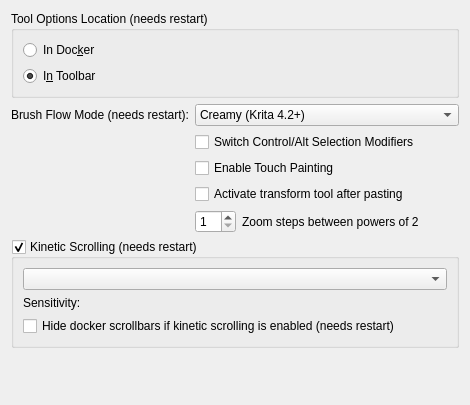
     <widget class="QWidget" name="Tools">
      <attribute name="title">
       <string>Tools</string>
      </attribute>
      <layout class="QFormLayout" name="formLayout_12">
       <item row="0" column="0" colspan="2">
        <widget class="QGroupBox" name="groupBox_4">
         <property name="title">
          <string>Tool Options Location (needs restart)</string>
         </property>
         <layout class="QVBoxLayout" name="verticalLayout_3">
          <item>
           <widget class="QRadioButton" name="m_radioToolOptionsInDocker">
            <property name="text">
             <string>In Doc&amp;ker</string>
            </property>
           </widget>
          </item>
          <item>
           <widget class="QRadioButton" name="m_radioToolOptionsInToolbar">
            <property name="text">
             <string>I&amp;n Toolbar</string>
            </property>
            <property name="checked">
             <bool>true</bool>
            </property>
           </widget>
          </item>
         </layout>
        </widget>
       </item>
       <item row="1" column="0">
        <widget class="QLabel" name="lblFlowMode">
         <property name="text">
          <string>Brush Flow Mode (needs restart):</string>
         </property>
        </widget>
       </item>
       <item row="1" column="1">
        <widget class="QComboBox" name="cmbFlowMode">
         <item>
          <property name="text">
           <string>Creamy (Krita 4.2+)</string>
          </property>
         </item>
         <item>
          <property name="text">
           <string>Hard (Krita 4.1 and earlier versions)</string>
          </property>
         </item>
        </widget>
       </item>
       <item row="2" column="1">
        <widget class="QCheckBox" name="m_chkSwitchSelectionCtrlAlt">
         <property name="text">
          <string>Switch Control/Alt Selection Modifiers</string>
         </property>
        </widget>
       </item>
       <item row="3" column="1">
        <widget class="QCheckBox" name="chkEnableTouch">
         <property name="text">
          <string>Enable Touch Painting</string>
         </property>
        </widget>
       </item>
       <item row="4" column="1">
        <widget class="QCheckBox" name="chkEnableTransformToolAfterPaste">
         <property name="text">
          <string>Activate transform tool after pasting</string>
         </property>
        </widget>
       </item>
       <item row="5" column="1">
        <layout class="QHBoxLayout" name="layoutZoom">
         <item>
          <widget class="QSpinBox" name="spnZoomSteps">
           <property name="minimum">
            <number>1</number>
           </property>
           <property name="maximum">
            <number>32</number>
           </property>
          </widget>
         </item>
         <item>
          <widget class="QLabel" name="lblZoomSteps">
           <property name="text">
            <string>Zoom steps between powers of 2</string>
           </property>
          </widget>
         </item>
         <item>
          <spacer name="spacerZoom">
           <property name="orientation">
            <enum>Qt::Horizontal</enum>
           </property>
           <property name="sizeHint" stdset="0">
            <size>
             <width>40</width>
             <height>20</height>
            </size>
           </property>
          </spacer>
         </item>
        </layout>
       </item>
       <item row="6" column="0" colspan="2">
        <widget class="QGroupBox" name="m_groupBoxKineticScrollingSettings">
         <property name="title">
          <string>Kinetic Scrolling (needs restart)</string>
         </property>
         <property name="checkable">
          <bool>true</bool>
         </property>
         <property name="checked">
          <bool>true</bool>
         </property>
         <layout class="QFormLayout" name="formLayout_10">
          <item row="0" column="0" colspan="2">
           <widget class="QComboBox" name="m_cmbKineticScrollingGesture"/>
          </item>
          <item row="1" column="0">
           <widget class="QLabel" name="labelKineticScrollingSensitivity">
            <property name="text">
             <string>Sensitivity:</string>
            </property>
           </widget>
          </item>
          <item row="1" column="1">
           <widget class="KisSliderSpinBox" name="m_kineticScrollingSensitivitySlider" native="true"/>
          </item>
          <item row="2" column="0" colspan="2">
           <widget class="QCheckBox" name="m_chkKineticScrollingHideScrollbars">
            <property name="text">
             <string>Hide docker scrollbars if kinetic scrolling is enabled (needs restart)</string>
            </property>
            <property name="checked">
             <bool>false</bool>
            </property>
           </widget>
          </item>
         </layout>
        </widget>
       </item>
       <item row="7" column="0" colspan="2">
        <spacer name="verticalSpacer_2">
         <property name="orientation">
          <enum>Qt::Vertical</enum>
         </property>
         <property name="sizeHint" stdset="0">
          <size>
           <width>20</width>
           <height>40</height>
          </size>
         </property>
        </spacer>
       </item>
      </layout>
     </widget>
